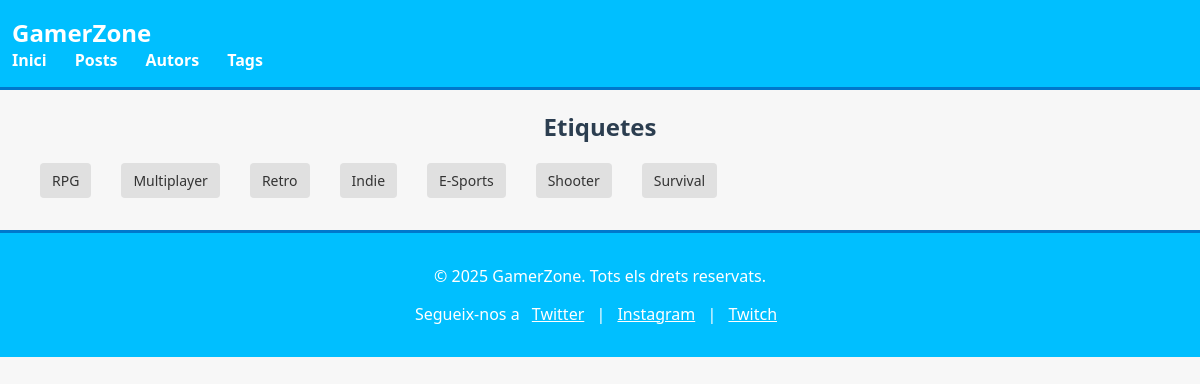
Page /tag on the earlier database version.
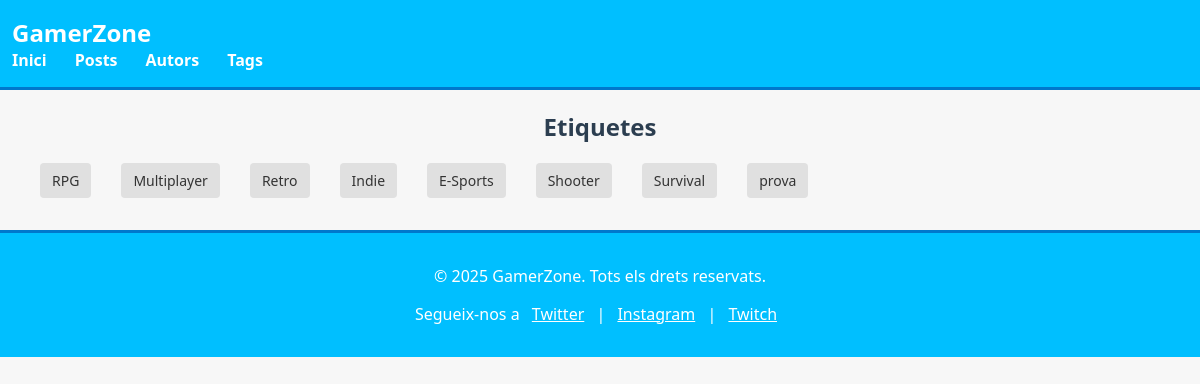
Same page on the later database version.
### blog/models.py (models this page shows, shortened)
class Tag(models.Model):
    caption = models.CharField(max_length=50)

### blog/views.py (the view)
# urls.py: path("tag", views.tags, name="tag"),
def tags(request):
    tags = Tag.objects.all()
    return render(request, 'blog/tags.html', {"tags": tags})

### blog/templates/blog/tags.html (shortened to what this page needs)
{% extends "blog/base.html" %}
{% block content %}
<h2>Etiquetes</h2>
<ul>
    <div class="tags">
        {% for tag in tags %}
            <a href="{% url 'tag_detail' tag.caption %}"class="tag">{{ tag.caption }}</a>
        {% endfor %}
    </div>
</ul>
{% endblock %}

Differences in the rows shown:
added Tag: caption "prova"
